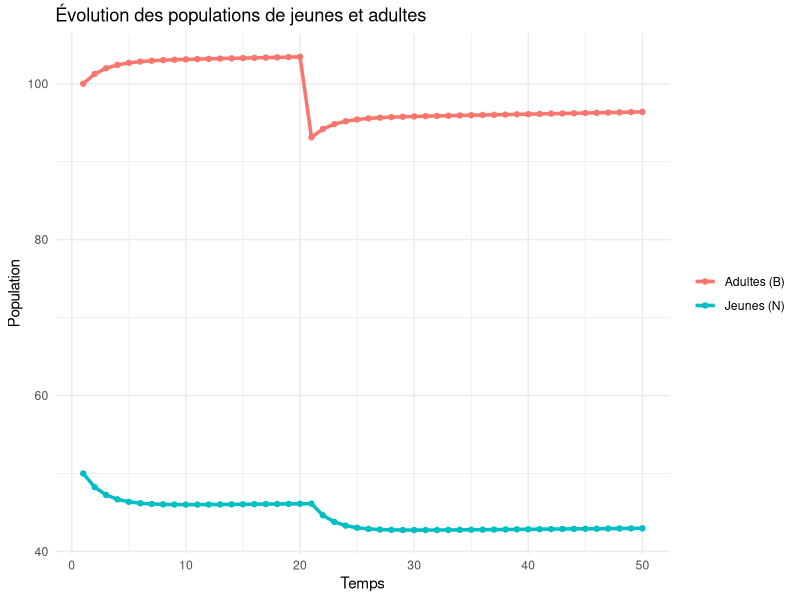

Source code (R):

# Charger les bibliothèques nécessaires
library(ggplot2)

# Paramètres
rho <- 0.29
phi_juv <- 0.5
phi_ad <- 0.9
kappa <- 0.25

# Conditions initiales
B0 <- 100  # Population initiale des adultes 
N0 <- 50   # Population initiale des jeunes
T <- 50   # Nombre d'itérations

# Initialisation des vecteurs
B <- numeric(T)
N <- numeric(T)

# Assignation des valeurs initiales
B[1] <- B0
N[1] <- N0


# Impact ponctuelle
date = 20




# Itération des suites
for (t in 1:(T - 1)) {
  N[t + 1] <- B[t] * rho * phi_juv + N[t] * phi_ad * (1 - kappa)
  B[t + 1] <- B[t] * phi_ad + N[t] * phi_ad * kappa
  if (t == date){
    B[t + 1] = B[t + 1] * 0.9
  }
}

# Création d'un data frame pour ggplot2
data <- data.frame(
  Temps = rep(1:T, 2),
  Population = c(N, B),
  Type = rep(c("Jeunes (N)", "Adultes (B)"), each = T)
)

# Tracé avec ggplot2
ggplot(data, aes(x = Temps, y = Population, color = Type)) +
  geom_line(size = 1.2) +
  geom_point() +
  labs(title = "Évolution des populations de jeunes et adultes",
       x = "Temps",
       y = "Population") +
  theme_minimal() +
  theme(legend.title = element_blank())
